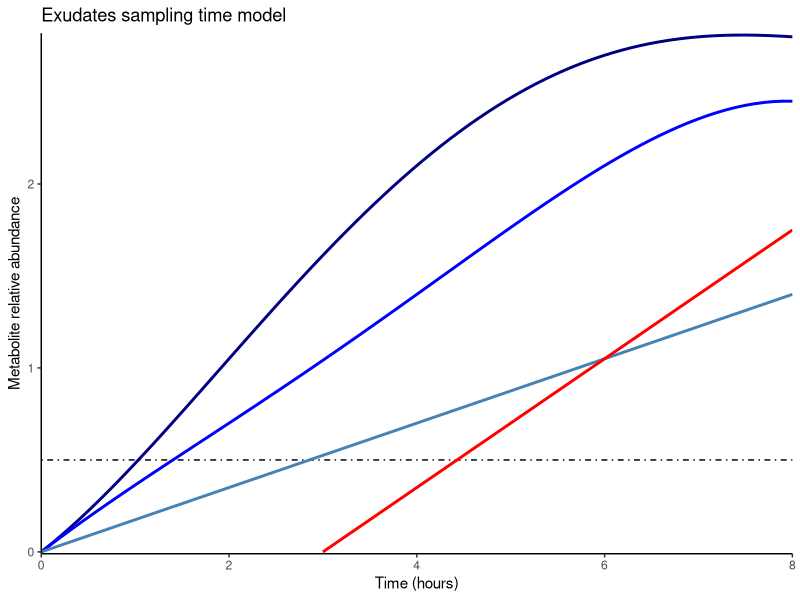
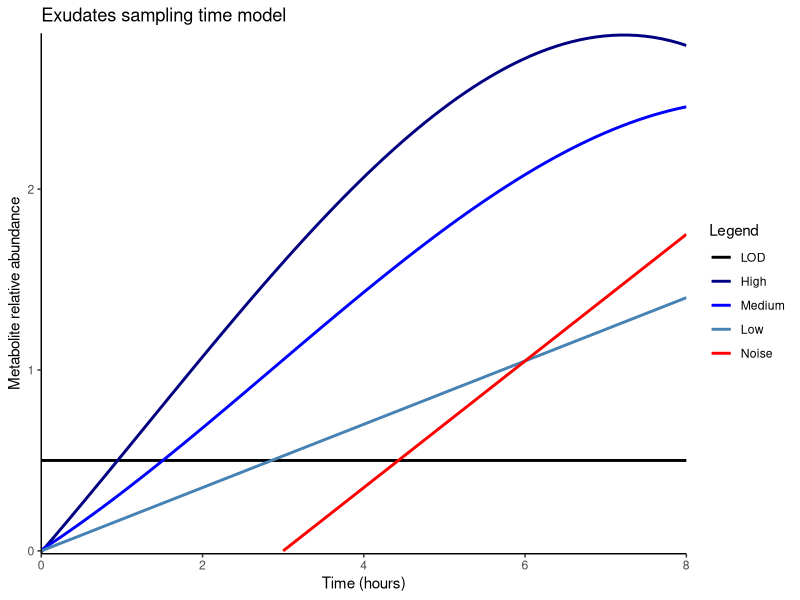
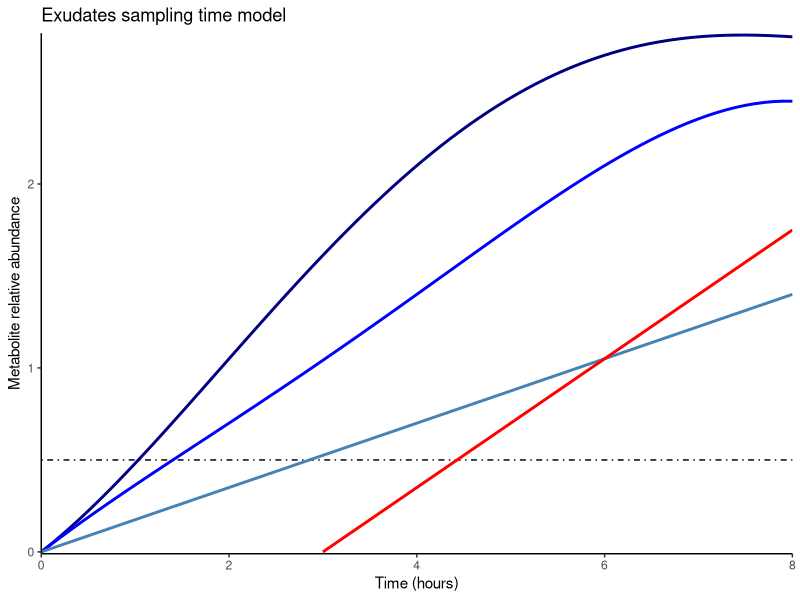
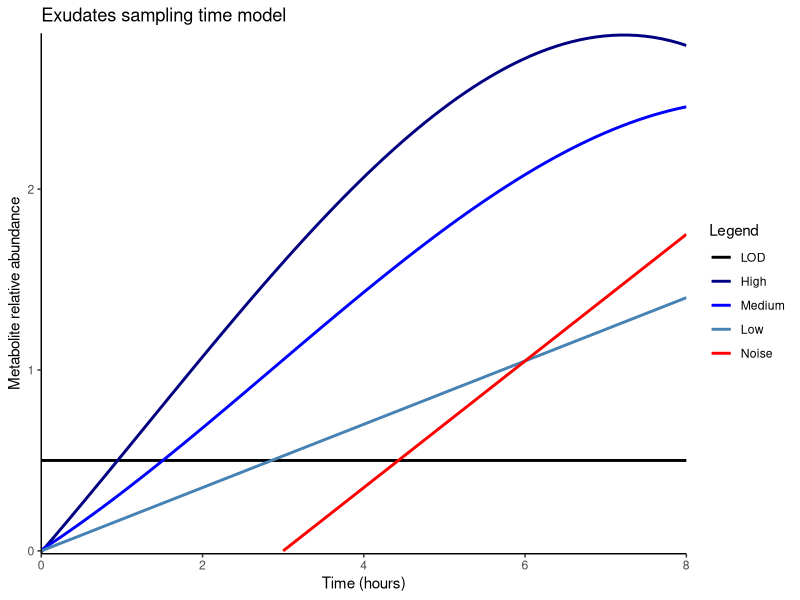

These charts were generated, in order, by the following R code:
library(ggplot2)
library(reshape2)

Time <- c(0, 2, 3, 4, 6, 8)
LOD <- c(0.5, 0.5, 0.5, 0.5, 0.5, 0.5)
High <- c(0, 1.05, NA, 2.1, 2.7, 2.8)
Medium <- c(0, 0.7, NA, 1.4, 2.1, 2.45)
Low <- c(0, 0.35, NA, 0.7, 1.05, 1.40)
Noise <- c(NA, NA, 0, 0.35, 1.05, 1.75)

df <- data.frame(Time, LOD, High, Medium, Low, Noise)

df1 <- melt(df, na.rm = FALSE, value.name = "Value", id = "Time", variable = "Variable")

ggplot(df, aes(x = Time)) +
  geom_line(aes(y = LOD), linetype = "dotdash") +
  geom_smooth(aes(y = High), method = lm, formula = y ~ poly(x, 4), se = FALSE, color = "navy") +
  geom_smooth(aes(y = Medium), method = lm, formula = y ~ poly(x, 4), se = FALSE, color = "blue") +
  geom_smooth(aes(y = Low), method = lm, color = "steelblue") +
  geom_smooth(aes(y = Noise), method = lm, se = FALSE, color = "red") +
  scale_x_continuous(expand = c(0,0)) +
  scale_y_continuous(expand = c(0,0.01)) +
  theme_classic() +
  scale_colour_manual(name="legend", values=c("navy", "blue", "steelblue", "red")) +
  ylab("Metabolite relative abundance") +
  xlab("Time (hours)") +
  ggtitle("Exudates sampling time model")

ggsave(filename = "Exudates sampling time model.pdf", 
       plot = last_plot(), 
       dpi = 600, units = "cm", 
       width = 20, height = 10)



ggplot(df1, aes(x = Time, y = Value)) +
  geom_smooth(aes(colour = Variable), method = lm, formula = y ~ poly(x, 3), se = FALSE) +
  scale_colour_manual(name="Legend", values=c("black", "navy", "blue", "steelblue", "red")) +
  scale_x_continuous(expand = c(0,0)) +
  scale_y_continuous(expand = c(0,0.01)) +
  theme_classic() +
  ylab("Metabolite relative abundance") +
  xlab("Time (hours)") +
  ggtitle("Exudates sampling time model")

ggsave(filename = "Exudates sampling time model-Legend.pdf", 
       plot = last_plot(), 
       dpi = 600, units = "cm", 
       width = 20, height = 10)
